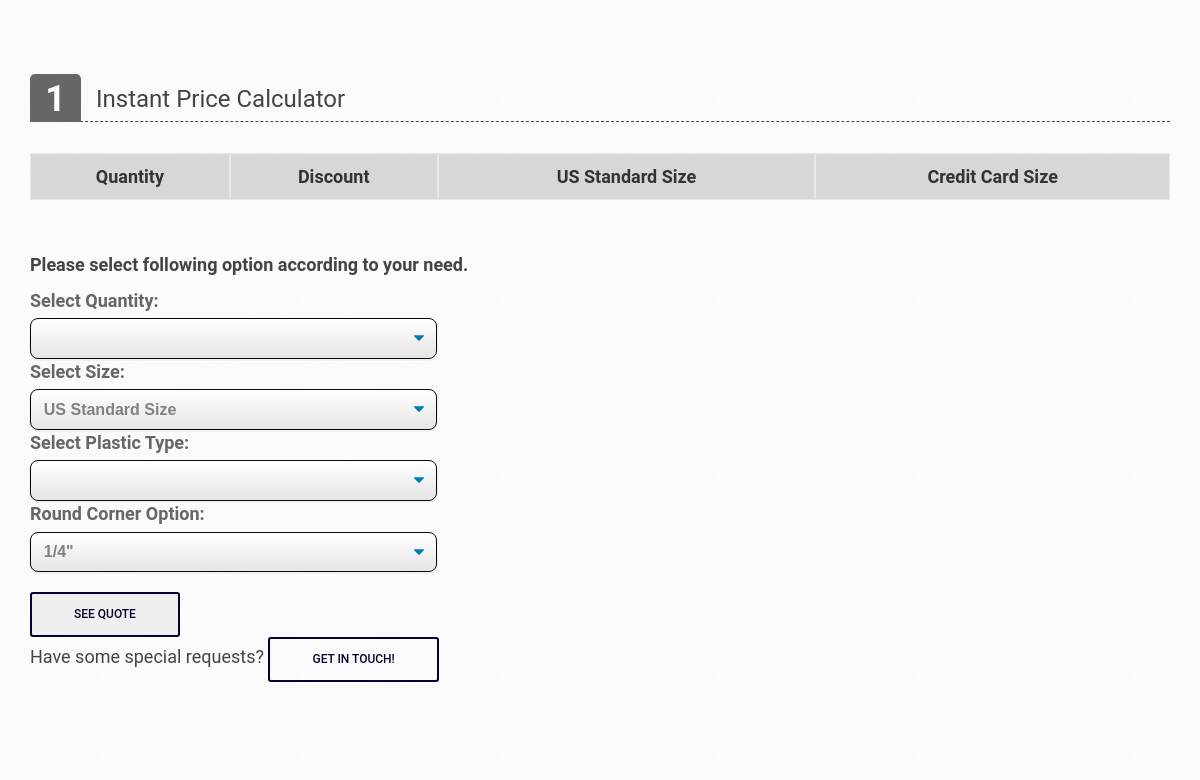
/business-cards/plastic-business-cards-detail (middle part), run on an earlier commit of the app's database.
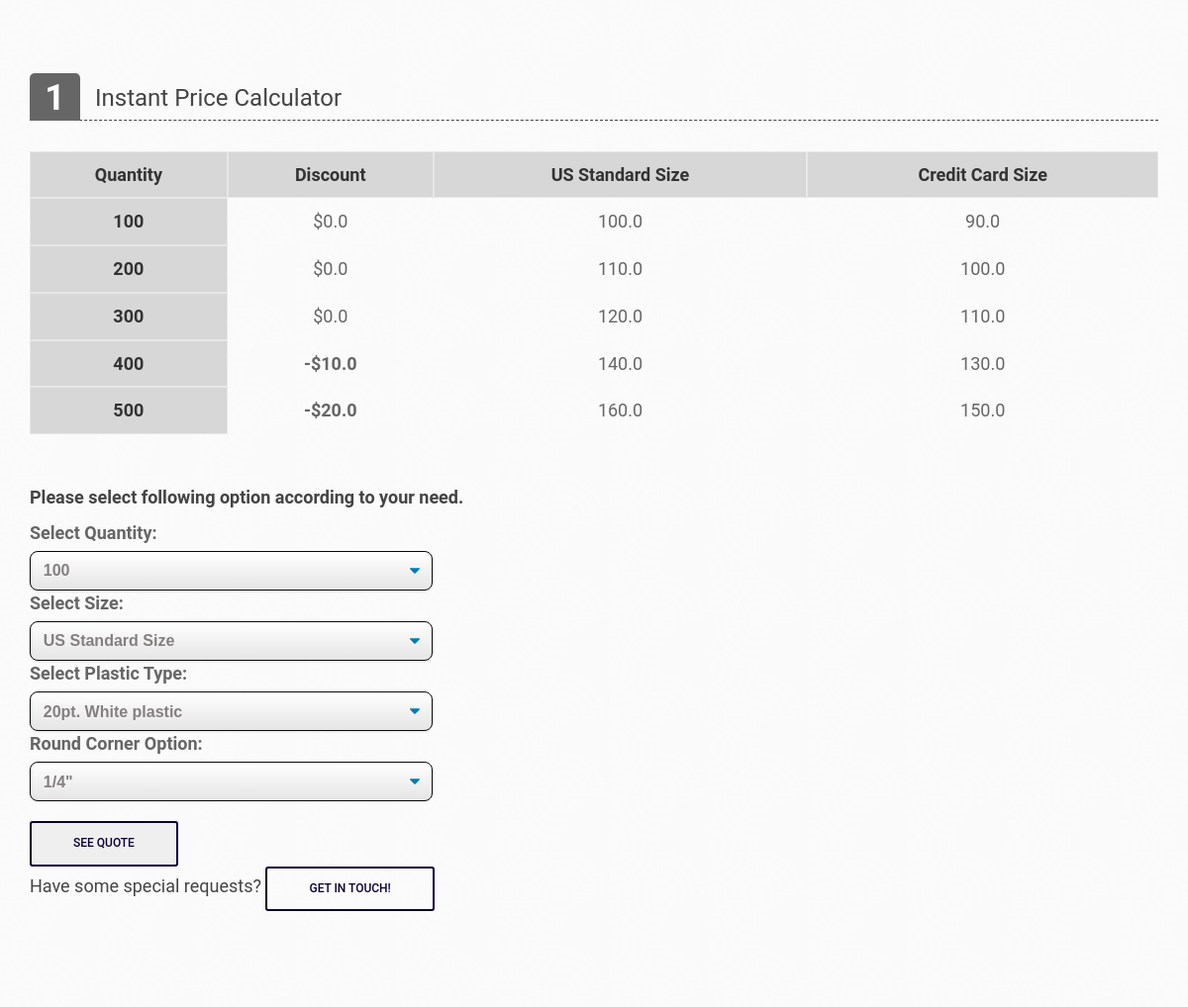
And on a later commit of the database.
### Business_Cards/models.py (models this page shows, shortened)
class plastic_business_cards_price(models.Model):
    quantity = models.PositiveIntegerField(default=0, blank=False, editable=True)
    US_Standard_Size = models.FloatField(default=0, blank=False, editable=True, validators=[MinValueValidator(0.0)], verbose_name="US Standard Size Price")
    Credit_card_Size = models.FloatField(default=0, blank=False, editable=True, validators=[MinValueValidator(0.0)], verbose_name="Credit Card Size Price")
    Discount = models.FloatField(default=0, blank=False, editable=True, validators=[MinValueValidator(0.0)])
    Template = models.FileField(upload_to='static/Business_Cards_Templates', max_length=256, blank=True)
    class Meta:
        verbose_name = "6 - Plastic business cards"

### Business_Cards/views.py (the view)
# urls.py: path('plastic-business-cards-detail', Plastic_business_card, name='plastic-business-cards-detail'),
def Plastic_business_card (request):
    product = bc_products.objects.get(id=6)
    table = plastic_business_cards_price.objects.all()
    b_object = b_products.objects.all()
    bc_object = bc_products.objects.all()
    bs_object = bs_products.objects.all()
    lf_object = lf_products.objects.all()
    mp_object = mp_products.objects.all()
    urls_bc_aside = ["business-card-detail" , "edge-painted-detail", "foil-business-card-detail","raised-spot-uv-business-card-detail", "pantone-business-cards-detail", 'plastic-business-cards-detail', 'raised-ink-business-cards-detail' ]
    urls_bs_aside =  ["/business-stationary/envelopes-detail", "/business-stationary/letterhead-detail", "/business-stationary/notepad-detail"]
    urls_lf_aside = ["/large-format/floor-stickers-detail", "/large-format/foamcore-poster-detail", "/large-format/poster-printing-detail", "/large-format/retractable-banners-detail", "/large-format/table-cover-detail"]
    urls_mp_aside = ["/marketing-products/calenders-detail", "/marketing-products/brouchers-flyers-detail" , "/marketing-products/postcards-detail", "/marketing-products/hangtags-detail", "/marketing-products/labels-and-stickers-detail" , "/marketing-products/ncr-forms-detail" , "/marketing-products/presentation-folder-detail", "custom-holiday-cards-detail"]
    b_urls = ["/boxes/pillow-boxes-detail", "/boxes/gable-boxes-detail" ,"/boxes/window-boxes-detail", "/boxes/mailer-boxes-detail" , "/boxes/kraft-boxes-detail", "/boxes/cosmetics-boxes-detail" ,"/boxes/sleeve-boxes-detail", "/boxes/display-boxes-detail", "/boxes/beverage-boxes-detail", "/boxes/candle-boxes-detail", "/boxes/auto-parts-boxes-detail", "/boxes/pizza-boxes-detail"]
    b_aside = zip(b_urls,b_object)
    mp_aside = zip(urls_mp_aside, mp_object)
    bs_aside = zip(urls_bs_aside, bs_object)
    bc_aside = zip(urls_bc_aside,bc_object)
    lf_aside = zip(urls_lf_aside, lf_object)
    menu = plastic_business_cards_price.objects.all()
    menu1 = Extra_features.objects.all()
    if request.POST:
        var = request.POST
        quantity = var['quantity']
        size = var['size']
        plastic_type = var['plastic_type']
        corner = var['corner']
        print(size)
        if size == 'US_Standard_Size':
            extra_size = '2"x3.5" - US Standard Size'
            type_quantity_query = plastic_business_cards_price.objects.filter(quantity=quantity).values('id',size)
        plastic_price_query = Extra_features.objects.filter(plastic_type=plastic_type).values('id', 'plastic_type_price')
        discount_query = plastic_business_cards_price.objects.filter(quantity=quantity).values('id', 'Discount')
        for i in plastic_price_query:
            price_plastic = i['plastic_type_price']
        for o in type_quantity_query:
            if size == 'US_Standard_Size':
                price_size_quantity = o['US_Standard_Size']
            elif size == 'Credit_card_Size':
                price_size_quantity = o['Credit_card_Size']
        for y in discount_query:
            price_discount = y['Discount']
        total_price = ((float(price_plastic) * float(quantity)) + price_size_quantity)
        print('----------')
        print(price_plastic)
        print('----------')
        print(price_size_quantity)
        print('----------')
        print(total_price)
        print('----------')
        print('-',price_discount)
        extra_f_dict = {"Size": size,
                        "plastic_type": plastic_type,
                        "corner": corner,
                        }
        request.session['invoice'] = total_price
        request.session['label'] = product.Label
        request.session['discount'] = price_discount
        request.session['id'] = 6
        request.session['cat'] = 'bc_products'
        request.session['extra_f'] = extra_f_dict
        request.session['quantity'] = quantity
        print('Form Submitted')
    else:
        total_price = 0
        request.session['invoice'] = 0
        request.session['label'] = 0
        request.session['discount'] = 0
        print('Form Not Submitted')
    context = {
        'total_price' : total_price,
        "menu": menu,
        "menu1": menu1,
        "table" : table,
        "bc_product" : bc_object,
        "bs_product" : bs_object,
        "lf_product" : lf_object,
        "mp_product" : mp_object,
        "label" : product.Label,
        "bc_aside": bc_aside,
        "Description": product.Description,
        "image1" : product.image1,
        "image2" : product.image2,
        "image3" : product.image3,
        "bs_aside" : bs_aside,
        "lf_aside": lf_aside,
        "b_aside": b_aside,
        "mp_aside": mp_aside,
    }
    if request.POST:
        return redirect('/checkout')
    return render(request, "Business_Cards/plastic_bc.html", context)

### Business_Cards/templates/Business_Cards/plastic_bc.html (shortened to what the changed rows need)
{% extends 'base.html' %}
{% load static %}
{% block content %}
<main class="main" id="product-detail">
    <section class="add-to-cart-w">
        <div class="container">
            <div class="row">
                <div class="col-md-12 col-sm-12 product-options">
                    <div class="row">
                        <div class="option-grib-w col-md-12">
                            <div class="scroll-pane horizontal-only">
                                <table>
                                    <tr class="strikeout">
                                        <th>Quantity</th>
                                        <th>Discount</th>
                                        <th rowspan="1"> US Standard Size</th>
                                        <th rowspan="1"> Credit Card Size</th>
                                    </tr>
                                    {% for table in table %}
                                    <tr>
                                        <th>{{ table.quantity }} </th>
                                        <td>
                                            {% if table.Discount %}
                                            <strong> -${{ table.Discount }} </strong>
                                            {% else %}
                                            ${{ table.Discount }}
                                            {% endif %}
                                        </td>
                                        <td>
                                            {{ table.US_Standard_Size }}
                                        </td>
                                        <td>
                                            {{ table.Credit_card_Size }}
                                        </td>
                                    </tr>
                                    {% endfor %}
                                </table>
                            </div>
                        </div>
                    </div>
                    <br>
                    <br>
                    <form method="POST" id="product-detail-form">
                        <div class="options-list-w">
                            <div class="row">
                                <div class="block-options col-md-4 col-sm-5">
                                    <div class="options-col">
                                        <label for="cars">Select Quantity:</label>
                                        <select class="select-css" name="quantity">
                                            {% for menu in menu %}
                                            <option value="{{ menu.quantity }}">{{ menu.quantity }}</option>
                                            {% endfor %}
                                        </select>
                                    </div>
                                </div>
                            </div>
                            <div class="row">
                                <div class="block-options col-md-4 col-sm-5">
                                    <div class="options-col">
                                        <label for="cars">Select Plastic Type:</label>
                                        <select class="select-css" name="plastic_type">
                                            {% for menu1 in menu1 %}
                                            {% if menu1.plastic_type %}
                                            <option value="{{  menu1.plastic_type }}">{{ menu1.plastic_type }}</option>
                                            {% endif %}
                                            {% endfor %}
                                        </select>
                                    </div>
                                </div>
                            </div>
                        </div>
                    </form>
                </div>
            </div>
        </div>
    </section>
</main>
{% endblock content %}

What changed in the data, as far as the page shows it:
added plastic_business_cards_price: quantity "100", Discount "0.0", US_Standard_Size "100.0", Credit_card_Size "90.0"
added plastic_business_cards_price: quantity "200", Discount "0.0", US_Standard_Size "110.0", Credit_card_Size "100.0"
added plastic_business_cards_price: quantity "300", Discount "0.0", US_Standard_Size "120.0", Credit_card_Size "110.0"
added plastic_business_cards_price: quantity "400", Discount "10.0", US_Standard_Size "140.0", Credit_card_Size "130.0"
added plastic_business_cards_price: quantity "500", Discount "20.0", US_Standard_Size "160.0", Credit_card_Size "150.0"
Also different on the page:
form field quantity: (not shown) → "100"
form field plastic_type: (not shown) → "20pt. White plastic"
